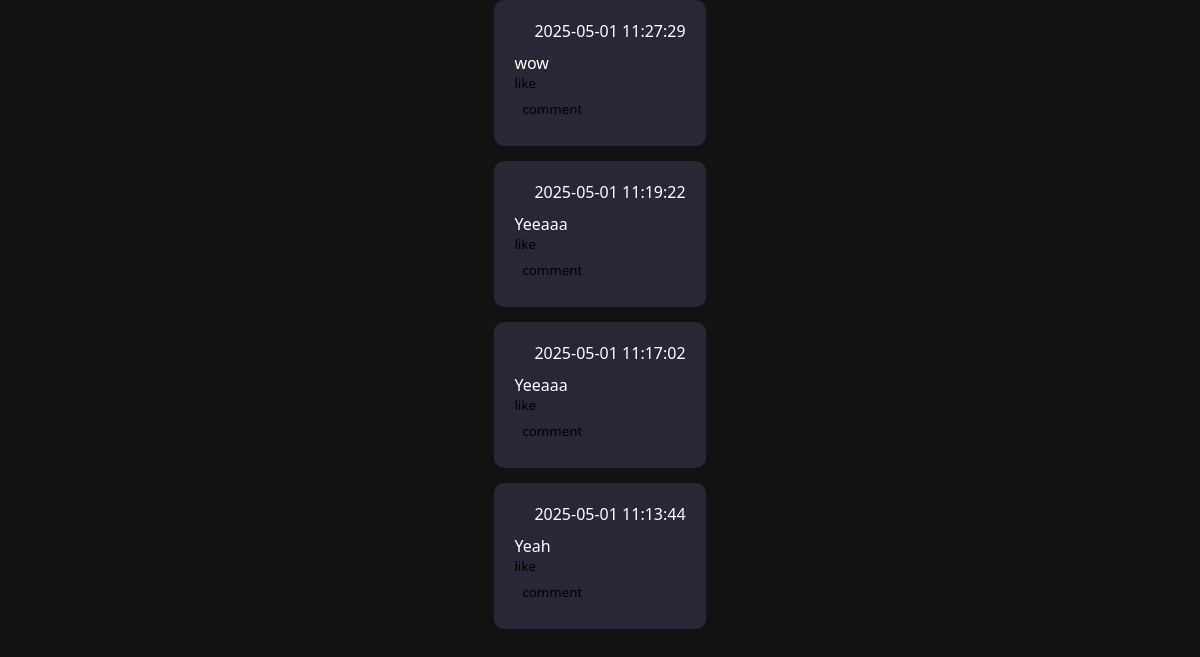
/php/commentComponent.php?post_id=43, run on the app's committed database.
### tables this page shows
CREATE TABLE `comment_tb` (
  `comment_id` int(11) NOT NULL AUTO_INCREMENT,
  `username` varchar(50) NOT NULL,
  `comment_desc` varchar(255) NOT NULL,
  `post_id` int(11) NOT NULL,
  `created_at` timestamp NOT NULL DEFAULT current_timestamp(),
  PRIMARY KEY (`comment_id`)
);

### php/commentComponent.php (the view, shortened to what this page needs)
<?php
include("db_conn.php");
if (isset($_GET['post_id']) && is_numeric($_GET['post_id'])) {
    $post_id = intval($_GET['post_id']);
    $getComments = "SELECT * FROM comment_tb WHERE post_id = $post_id ORDER BY created_at DESC";
    $commentsResult = mysqli_query($conn, $getComments);
}
?>
<!DOCTYPE html>
<html lang="en">
<head>
  <link rel="stylesheet" href="../css/postPage.css?v=2">
</head>
<body>
  <?php if (isset($commentsResult) && mysqli_num_rows($commentsResult) > 0): ?>
    <?php while ($comment = mysqli_fetch_assoc($commentsResult)): ?>
      <div class="comment">
        <div class="commentUserRow">
          <div><?php echo htmlspecialchars($comment['created_at']); ?></div>
        </div>
        <div><?php echo htmlspecialchars($comment['comment_desc']); ?></div>
        <div class="commentBTNRow">
          <button class="like">like</button>
          <button class="commentBTN">comment</button>
        </div>
      </div>
    <?php endwhile; ?>
  <?php else: ?>
    <p>No comments available for this post.</p>
  <?php endif; ?>
</body>
</html>

### css/postPage.css (style rules this page uses)
* { margin: 0; padding: 0; font-family: 'Segoe UI', Tahoma, Geneva, Verdana, sans-serif; }
body { background-color: #121212; color: black; display: flex; flex-direction: column; align-items: center; justify-content: center; }
button { background: none; border: none; padding: 0; margin: 0; cursor: pointer; display: flex; align-items: center; justify-content: center; }
.like-btn, .bookmark-btn, .commentBTN, .share { padding: 8px; border-radius: 50%; transition: background-color 0.2s; }
.comment { margin-bottom: 15px; padding: 20px; background-color: #272735; border-radius: 10px; box-shadow: 0 1px 3px rgba(0, 0, 0, 0.1); color: white; }
.commentUserRow { display: flex; align-items: center; gap: 10px; margin-bottom: 10px; }

### data on the page
comment_tb: created_at "2025-05-01 11:27:29", comment_desc "wow"
comment_tb: created_at "2025-05-01 11:19:22", comment_desc "Yeeaaa"
comment_tb: created_at "2025-05-01 11:17:02", comment_desc "Yeeaaa"
comment_tb: created_at "2025-05-01 11:13:44", comment_desc "Yeah"
